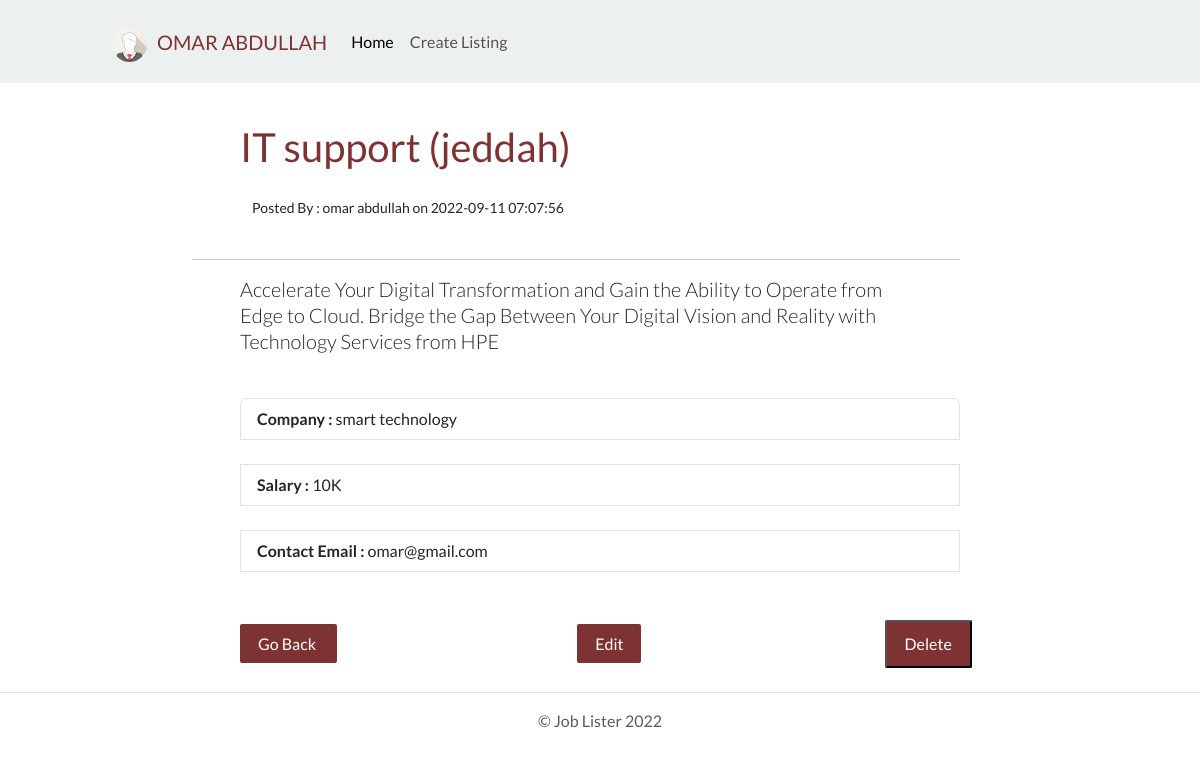
Page /job.php?id=1 on the committed database.
### tables this page shows
CREATE TABLE `jobs` (
  `id` int(11) NOT NULL,
  `category_id` int(11) NOT NULL,
  `company` varchar(255) NOT NULL,
  `job_title` varchar(255) NOT NULL,
  `description` varchar(255) NOT NULL,
  `salary` varchar(255) NOT NULL,
  `location` varchar(255) NOT NULL,
  `contact_user` varchar(255) NOT NULL,
  `contact_email` varchar(255) NOT NULL,
  `post_date` timestamp NOT NULL DEFAULT current_timestamp()
);

### lib/Template.php (called while the page is built, shortened)
<?php
class Template {
    protected $template;
    public function __construct($template) {
        $this->template = $template ;
    }
    public function __toString() {
        include basename($this->template);
        return ob_get_clean();
    }
}

### lib/Database.php (called while the page is built, shortened)
<?php
class Database {
    private $host = DB_HOST;
    private $user = DB_USER;
    private $pass = DB_PASS;
    private $dbname = DB_NAME;
    private $dbh;
    private $stmt;
    public function __construct() {
        $dsn = "mysql:host=" . $this->host . ";dbname=" . $this->dbname;
        $options = array(
            PDO::ATTR_PERSISTENT => true ,
            PDO::ATTR_ERRMODE => PDO::ERRMODE_EXCEPTION
        );
        try {
            $this->dbh = new PDO($dsn, $this->user, $this->pass, $options);
        } catch (PDOException $e) {
            $this->error = $e->getMessage();
        }
    }
        public function query($query) {
            $this->stmt = $this->dbh->prepare($query);
        }
        public function bind($param, $value, $type = null) {
            if (is_null($type)) {
                switch(true){
                    default :
                        $type = PDO::PARAM_STR;
                }
            }
            $this->stmt->bindValue($param,$value,$type);
        }
        public function execute() {
            return $this->stmt->execute();
        }
        public function single() {
            $this->execute();
            return $this->stmt->fetch(PDO::FETCH_OBJ);
        }
}

### lib/Job.php (called while the page is built, shortened)
<?php
class Job {
    private $db;
    public function __construct() {
        $this->db = new Database();
    }
    public function getJob($id) {
        $this->db->query("SELECT * FROM jobs WHERE id =
        :id");
        $this->db->bind(':id', $id);
        $row = $this->db->single();
        return $row;
    }
}

### template/job-single.php (the view, shortened to what this page needs)
<?php include 'include/header.php';?>
    <h2 class="page-header" style="margin:1em 0em 0em 6em;color:#7e3333; "><?php echo $job->job_title; ?>
         (<?php echo $job->location; ?>)
    </h2><br>
    <small style="margin-left:18em;">Posted By : <?php echo $job->contact_user; ?> on
         <?Php echo $job->post_date;?>
    </small>
    <br><br>
    <hr style="margin-left:12em;margin-right:15em">
    <p class="lead" style="margin-left:12em;margin-right:15em;
        line-height: 26px;
        margin-bottom: 20px;"><?php echo $job->description; ?>
    </p><br>
    <ul class="list-group" style="margin-left:15em; margin-right:15em;">
        <li class="list-group-item"><strong>Company : </strong>
        <?php echo $job->company; ?></li><br>
        <li class="list-group-item"><strong>Salary : </strong>
        <?php echo $job->salary; ?></li><br>
        <li class="list-group-item"><strong>Contact Email : </strong>
        <?php echo $job->contact_email; ?></li><br>
    </ul><br>
    <div class="well">
        <a href="index.php"  style="margin-left:15em; padding: 10px 18px; color: white !important;
            background: #444;
            background-color: #7e3333;
            border-radius: 2px; text-decoration: none;">Go Back
        </a>
        <a href="edit.php?id=<?php echo $job->id; ?>" style="margin-left:15em; padding: 10px 18px; color: white !important;
            background: #444;
            background-color: #7e3333;
            border-radius: 2px; text-decoration: none;">Edit</a>
        <form action="job.php" method="post" style="display:inline;">
            <input type="submit" style="margin-left:15em; padding: 10px 18px; color: white !important;
            background: #444;
            background-color: #7e3333;
            border-radius: 2px; text-decoration: none;" value="Delete">
        </form>
    </div>
<?php include 'include/footer.php'; ?>

### rows in the picture
jobs: job_title "IT support", location "jeddah", contact_user "omar abdullah", post_date "2022-09-11 07:07:56", description "Accelerate Your Digital Transformation and Gain the Ability to Operate from Edge to Cloud. Bridge the Gap Between Your Digital Vision and Reality with Technology Services from HPE", company "smart technology", salary "10K", contact_email "omar@gmail.com"
